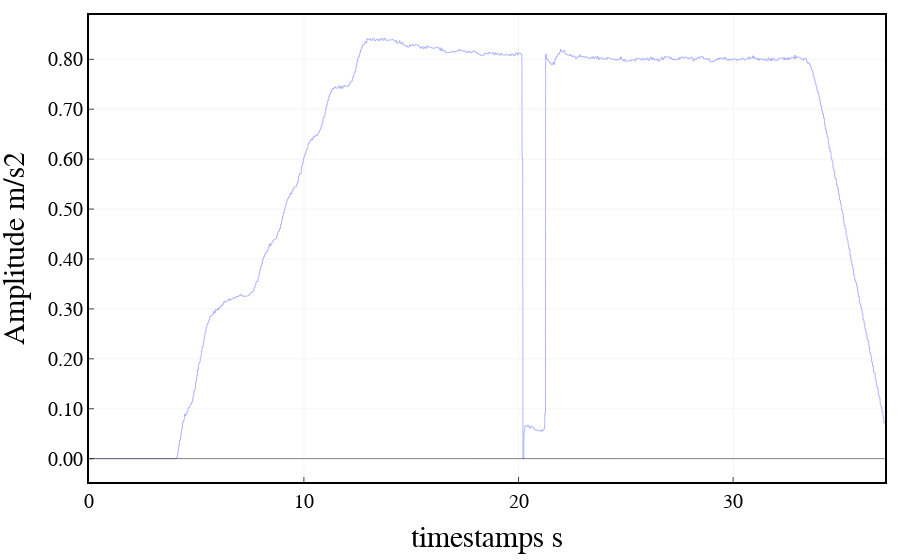

Notebook cell for this chart:
### Code cell
import scipy.signal as signal_p

# Define filter parameters
fs = 100  # Sampling frequency
fc = 4  # Cutoff frequency
order = 6  # Filter order



# Create low-pass Butterworth filter
b, a = signal_p.butter(order, fc / (fs / 2), btype='low')

# Apply filter to signal data
signalf = signal_p.filtfilt(b, a, imu_data[:,:6], axis=0)
timestamp = imu_data[:,7]
fig = go.Figure()
# fig.add_trace(go.Scatter(x=timestamp, y=imu_data[:,3],
#                     mode='lines',
#                     line=dict(width=0.5),
#                     name='aX'))
# fig.add_trace(go.Scatter(x=timestamp, y=imu_data[:,4],
#                     mode='lines',
#                     line=dict(width=0.5),
#                     name='aY'))
# fig.add_trace(go.Scatter(x=timestamp, y=imu_data[:,5],
#                     mode='lines',
#                     line=dict(width=0.5),
#                     name='aZ'))

fig.add_trace(go.Scatter(x=timestamp, y=imu_data[:,8]/1000,
                    mode='lines',
                    line=dict(width=0.5),
                    name='zrange'))


# # Add a rectangle to the plot
# fig.add_shape(type='rect',
#               x0=0,
#               y0=-2,
#               x1=10,
#               y1=2,
#               line=dict(color='blue', width=0.5),
#             #   fillcolor='lightblue',
#               opacity=0.5)

fig.add_shape(type='line',
                x0=0,
                y0=0,
                x1=timestamp[-1].astype(float),
                y1=0,
                line=dict(color='black', width=0.5),
            #   fillcolor='lightblue',
                opacity=1)

    
    


fig.update_layout(xaxis_title='timestamps s',
                        yaxis_title='Amplitude m/s2',
                        font=dict(size=25, family='Arial', color='rgb(0, 0, 0)'),
                        margin={'l': 15, 'r': 15, 't': 15, 'b': 15},
                        # width=1000, height=400,
                        legend=dict(
                            yanchor="top",
                            y=1.2,
                            xanchor="left",
                            x = 0.25,
                            font=dict(
                                family='Arial',
                                size=25,
                                color='rgb(0, 0, 0)',
                            ),
                            orientation="h",
                            # bordercolor="Black",
                            # borderwidth=1
                        ),
                        plot_bgcolor='rgb(255,255,255)',
                        xaxis=dict(
                            showline=True,
                            linecolor='rgb(0, 0, 0)',
                            linewidth=2,
                            ticks='inside',
                            tickfont=dict(
                                family='Arial',
                                size=20,
                                color='rgb(0, 0, 0)',
                            ),
                            tick0 = 150,
                            dtick = 10,
                            gridcolor='rgb(245, 245, 245)',
                            mirror=True
                        ),
                        yaxis=dict(
                            # range = [0, 1],
                            showline=True,
                            linecolor='rgb(0, 0, 0)',
                            linewidth=2,
                            ticks='inside',
                            tickfont=dict(
                                family='Arial',
                                size=20,
                                color='rgb(0, 0, 0)',
                            ),
                            tickformat='.2f',   # y轴刻度分辨率
                            gridcolor='rgb(245, 245, 245)',
                            mirror=True
                        ),
        )

fig.show()

### Figure 1 — Plotly figure (JSON) as saved in the notebook; plotly's stock layout.template omitted (floating-point values rounded to 4 significant figures; data arrays with more than 128 entries replaced by an {"elided": "..."} marker saying what was removed)
{"data": [{"line": {"width": 0.5}, "mode": "lines", "name": "zrange", "type": "scatter", "x": {"elided": "3708 float values"}, "y": {"elided": "3708 float values"}}], "layout": {"font": {"color": "rgb(0, 0, 0)", "family": "Arial", "size": 25}, "legend": {"font": {"color": "rgb(0, 0, 0)", "family": "Arial", "size": 25}, "orientation": "h", "x": 0.25, "xanchor": "left", "y": 1.2, "yanchor": "top"}, "margin": {"b": 15, "l": 15, "r": 15, "t": 15}, "plot_bgcolor": "rgb(255,255,255)", "shapes": [{"line": {"color": "black", "width": 0.5}, "opacity": 1, "type": "line", "x0": 0, "x1": 37.06, "y0": 0, "y1": 0}], "xaxis": {"dtick": 10, "gridcolor": "rgb(245, 245, 245)", "linecolor": "rgb(0, 0, 0)", "linewidth": 2, "mirror": true, "showline": true, "tick0": 150, "tickfont": {"color": "rgb(0, 0, 0)", "family": "Arial", "size": 20}, "ticks": "inside", "title": {"text": "timestamps s"}}, "yaxis": {"gridcolor": "rgb(245, 245, 245)", "linecolor": "rgb(0, 0, 0)", "linewidth": 2, "mirror": true, "showline": true, "tickfont": {"color": "rgb(0, 0, 0)", "family": "Arial", "size": 20}, "tickformat": ".2f", "ticks": "inside", "title": {"text": "Amplitude m/s2"}}}}
